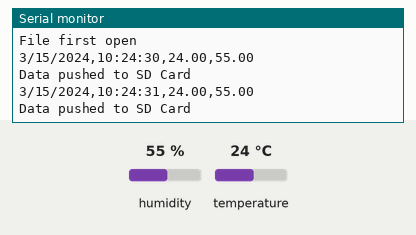
A sketch run on a simulated Arduino Uno, built with avr-gcc and run on an emulated ATmega328P. On the bench: the last lines printed to the serial monitor. The test bench sets the inputs (shaded band); at power-on: humidity 55 %, temperature 24 °C. The local clock reads 2024-03-15 10:24:30 at power-on unless the sketch sets it; storage starts empty.

Above: at 1.2 s.
1.3 s: humidity set to 22 %
At 3.6 s:
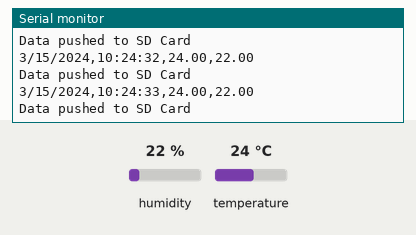
4.1 s: temperature set to 12 °C
At 4.6 s:
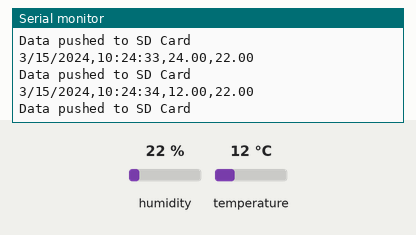
6.9 s: humidity set to 40 %
At 8.1 s:
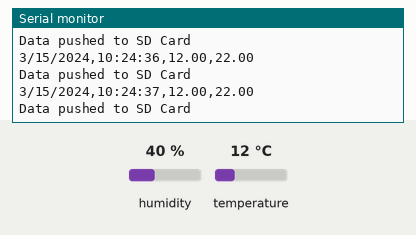
Timing chart, 0 to 9.9 s (numbered marks = the images above; inputs shaded):
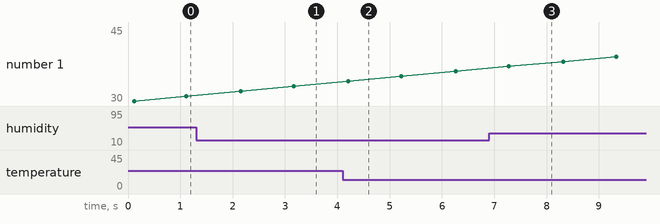

Measured:
- after the input at 1.3 s, the serial monitor: prints a new line after 0.85 s (image 1)
- after the input at 4.1 s, the serial monitor: prints a new line after 0.11 s (image 2)

The sketch:

Adafruit_data_logger_debug.ino
```cpp
/*
 * Written by Austin Salois
 * Summer 2019
 * For: Fairfield Osborn Preserve and Chris Halle
 * Purpose: Create a simple temperatre and humidity data logger
 * to be used when studying microclimates on the preserve.
 * The logger should take accurate data readings, alone with
 * an accurate time of when the data was taken for future proccessing
 *
 * https://github.com/Leggo0/Portable-Data-Logger
 */


//Includes
#include "SdFat.h"
#include <SPI.h>
#include "RTClib.h"
#include <DHT.h>
#include <DHT_U.h>

//Defines
#define DHTPIN 6
#define DHTTYPE DHT11
#define SD_CS_PIN 4


SdFat SD;
DHT dht(DHTPIN, DHTTYPE);

RTC_DS3231 rtc;


//Creating blank file name
String FILENAME;

const String header = "Date, Time(24Hr), Temp(C), Humidity"; //Header for file, does not change
void setup()
{
  Serial.begin(9600);
  while (!Serial) {
    ; // wait for serial port to connect. Needed for native USB port only
  }

  dht.begin();
  if (!SD.begin(SD_CS_PIN)) {
    Serial.println("initialization failed!");
    return;
  }
  Serial.println("initialization done.");
  //Create filename from date read from RTC
  Serial.print("Creating File Name");

  DateTime now = rtc.now(); //We need to get the data to create the file name
  int month =  now.month();
  int day = now.day();
  int hour = now.hour();
  int minute = now.minute();
  //Create the file name
  FILENAME = String(now.month()) +  "-" + String(now.day()) + "@" + String(now.hour()) + "-" + String(now.minute()) + ".csv";

  Serial.print("The file name is: ");
  Serial.println(FILENAME);
  File dataFile = SD.open(FILENAME, FILE_WRITE); //Push header to file
  if (dataFile)
  {
    Serial.println("File first open");
    dataFile.println(header);
    dataFile.close();
  }
  else
  {
    Serial.println("Unable to initialize file");
  }
}

void loop()
{
  //Making string to push to file
  String Push = "";
  DateTime now = rtc.now(); //Get current time and date

  String Date = String(now.month()) + "/" + String(now.day()) + "/" + String(now.year()); //Create the Date string
  String Time = String(now.hour()) + ":" + String(now.minute()) + ":" + String(now.second()); //Create the Time string

  float Humidity = dht.readHumidity(); //Read the humidity
  float Temp = dht.readTemperature(); //Read the temperature

  Push = Date + "," + Time + ","; //Create beginning of string
  Serial.print(Push);
  Serial.print(Temp); //Push the tempeature
  Serial.print(","); //Push the seperator
  Serial.print(Humidity); //Push the humidity
  Serial.println("\n"); //Push line deliminator


  File dataFile = SD.open(FILENAME, FILE_WRITE); //Open file on SD card
  if (dataFile){
    dataFile.print(Push); //Push the tempeature
    dataFile.print(Temp); //Push the seperator
    dataFile.print(","); //Push the seperator
    dataFile.print(Humidity); //Push the humidity
    dataFile.print("\n"); //Push line deliminator
    Serial.print("Data pushed to SD Card\n");
    dataFile.close(); //Close the file
  }
  else{
    Serial.println("Error opening file");
  }


  delay(1000); //Wait 1 minute


}
```
